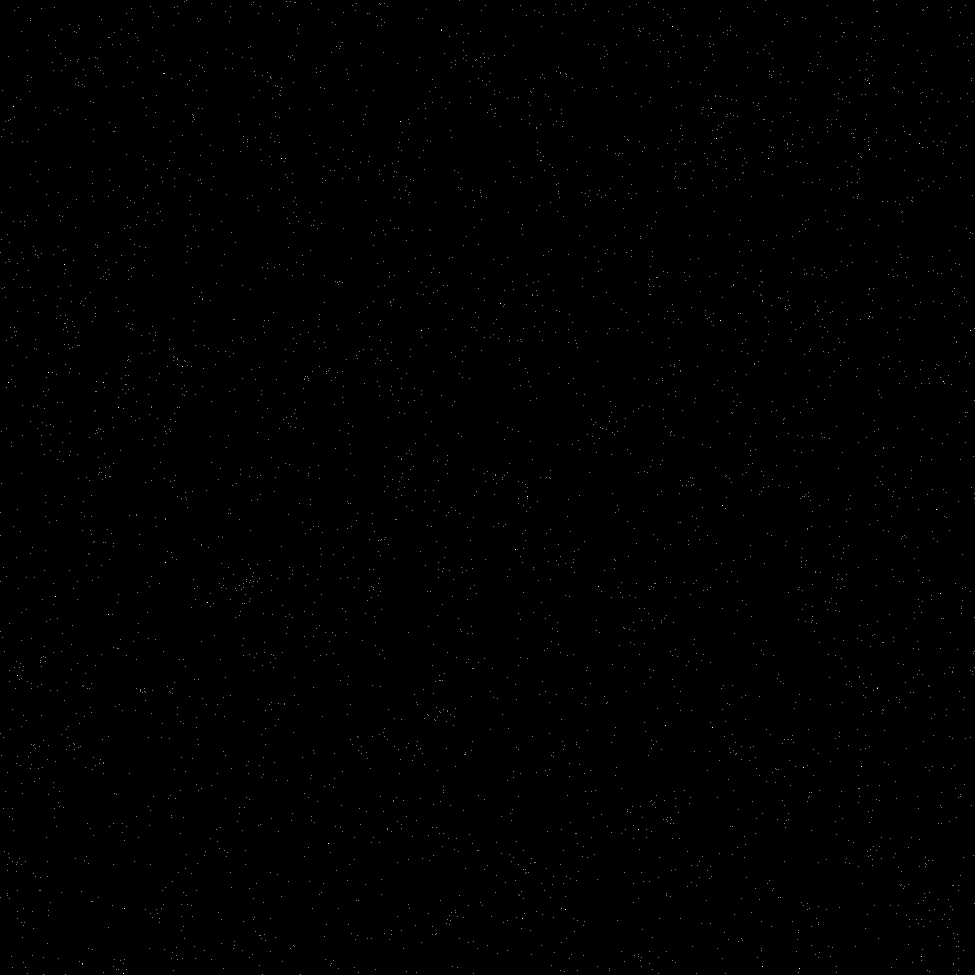
#> input picture Algorithms/Embedding/5. Watermarking/Stippled/Gradients/stipple0.png, 1950 x 1950 px (shown at 1/2 size)
$ python 'Watermark 4 Gradient.py'
#> lines starting #> are read from the running program, lines starting #| are printed output that depends on the picture
import numpy as np
import os
import time
from PIL import Image
import cv2

#Excel
import openpyxl

#Other directories
import sys
sys.path.append("../../../Analysis/PSNR+SSIM/")
from PSNRSSIM import returnValues


#Gradients to be used
gradient0 = Image.open("Gradients/stipple0.png")
#> gradient0 is the input picture: PIL image 1950x1950 L; 0.11% white in thin lines or dots
gradient0 = np.array(gradient0, 'float64')
#> gradient0: shape (1950, 1950) float64; 0.11% white in thin lines or dots

gradient2 = Image.open("Gradients/stipple2.png")
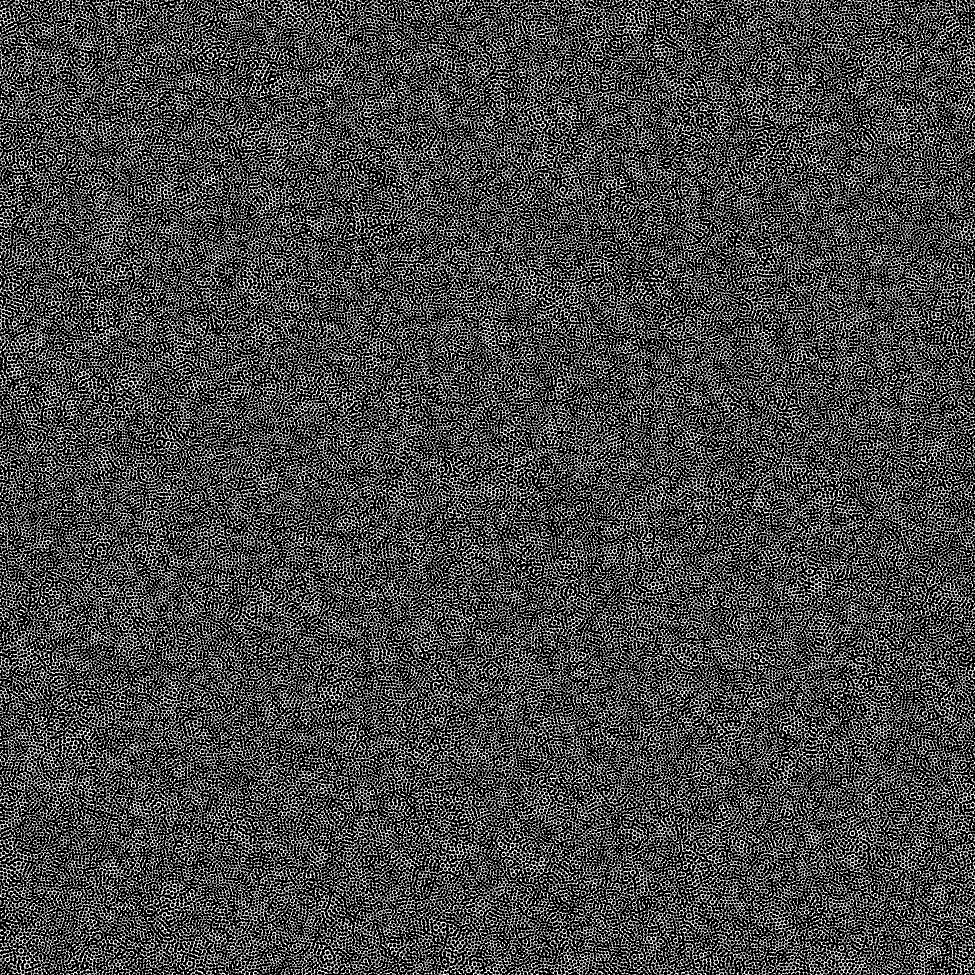
#> input picture Algorithms/Embedding/5. Watermarking/Stippled/Gradients/stipple2.png, 1950 x 1950 px (shown at 1/2 size)
#> gradient2 is the input picture: PIL image 1950x1950 L; 27.9% white in thin lines or dots
gradient2 = np.array(gradient2, 'float64')
#> gradient2: shape (1950, 1950) float64; 27.9% white in thin lines or dots

gradient4 = Image.open("Gradients/stipple4.png")
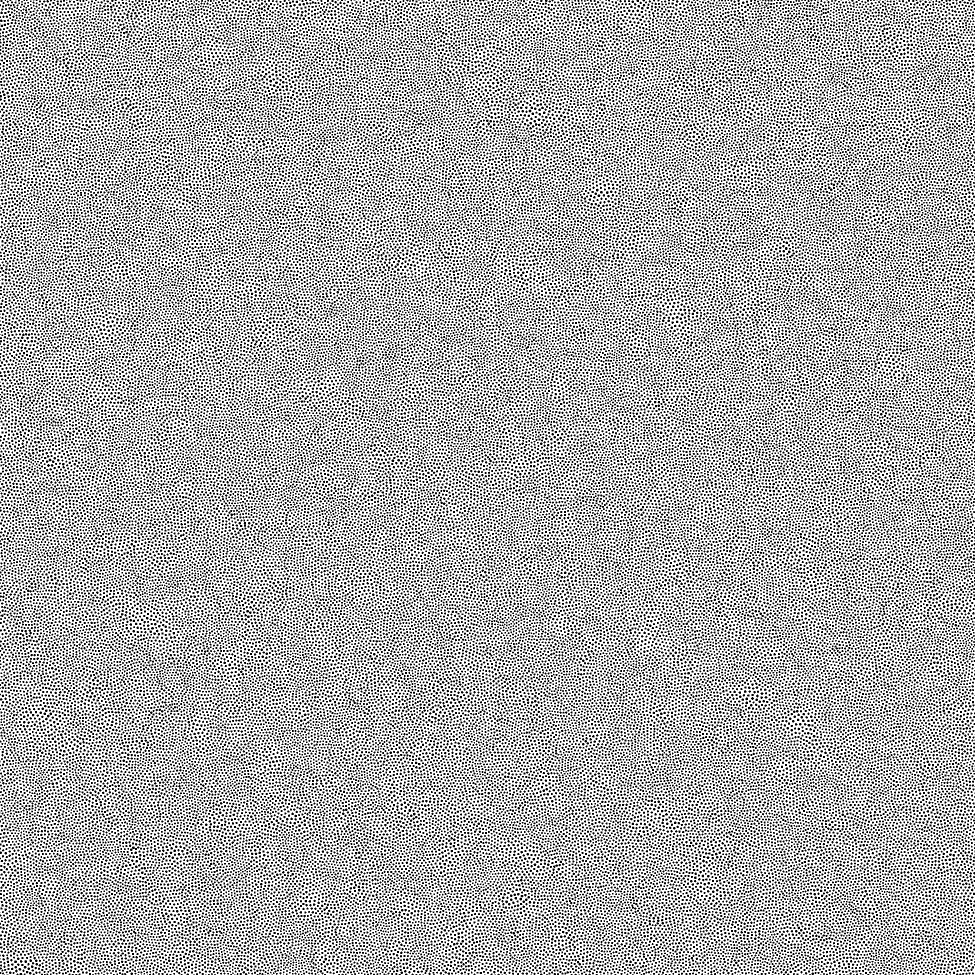
#> input picture Algorithms/Embedding/5. Watermarking/Stippled/Gradients/stipple4.png, 1950 x 1950 px (shown at 1/2 size)
#> gradient4 is the input picture: PIL image 1950x1950 L; 68.2% white; black in thin lines or dots
gradient4 = np.array(gradient4, 'float64')
#> gradient4: shape (1950, 1950) float64; 68.2% white; black in thin lines or dots

gradient6 = Image.open("Gradients/stipple6.png")
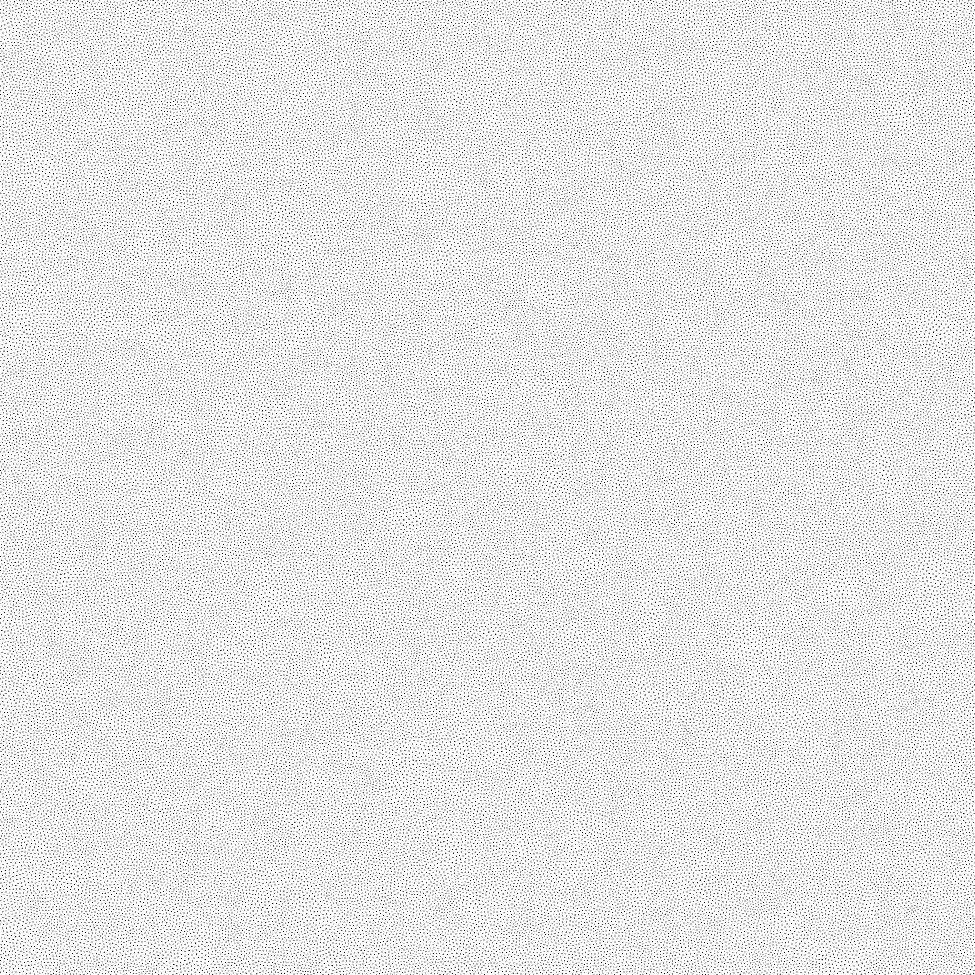
#> input picture Algorithms/Embedding/5. Watermarking/Stippled/Gradients/stipple6.png, 1950 x 1950 px (shown at 1/2 size)
#> gradient6 is the input picture: PIL image 1950x1950 L; 91.8% white; black in thin lines or dots
gradient6 = np.array(gradient6, 'float64')
#> gradient6: shape (1950, 1950) float64; 91.8% white; black in thin lines or dots

threshold = 40


#Stipple each half
# [121 lines left out: functions stipple, tempValue, findNewGradient, watermark, decode, analyse, not called in this run]


embedTimes = []
decryptTimes = []
psnrValues = []
ssimValues = []
messagePercents = []

fileList = []
#> (the run stopped early here; a loop or call above may not have finished)
